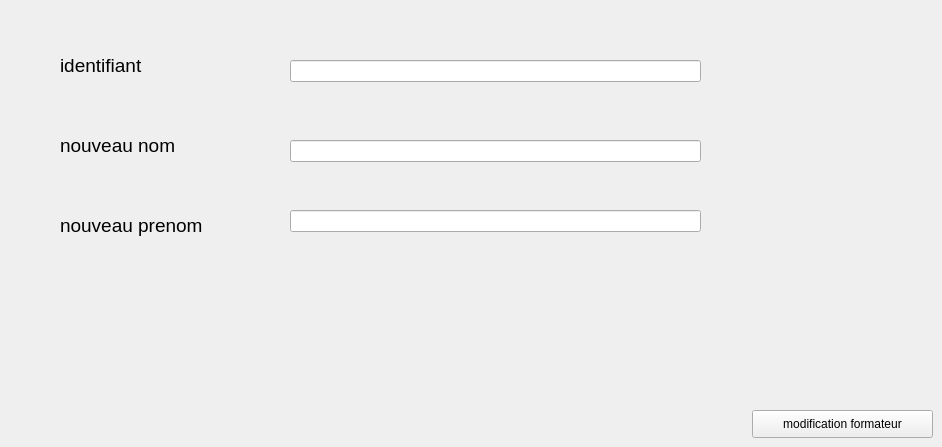
        <widget class="QWidget" name="tab_25">
         <attribute name="title">
          <string>modifier</string>
         </attribute>
         <widget class="QLabel" name="label_42">
          <property name="geometry">
           <rect>
            <x>60</x>
            <y>50</y>
            <width>111</width>
            <height>31</height>
           </rect>
          </property>
          <property name="font">
           <font>
            <pointsize>14</pointsize>
           </font>
          </property>
          <property name="text">
           <string>identifiant</string>
          </property>
         </widget>
         <widget class="QLabel" name="label_43">
          <property name="geometry">
           <rect>
            <x>60</x>
            <y>130</y>
            <width>151</width>
            <height>31</height>
           </rect>
          </property>
          <property name="font">
           <font>
            <pointsize>14</pointsize>
           </font>
          </property>
          <property name="text">
           <string>nouveau nom</string>
          </property>
         </widget>
         <widget class="QLabel" name="label_44">
          <property name="geometry">
           <rect>
            <x>60</x>
            <y>210</y>
            <width>181</width>
            <height>31</height>
           </rect>
          </property>
          <property name="font">
           <font>
            <pointsize>14</pointsize>
           </font>
          </property>
          <property name="text">
           <string>nouveau prenom</string>
          </property>
         </widget>
         <widget class="QLineEdit" name="id_formateur_mod">
          <property name="geometry">
           <rect>
            <x>290</x>
            <y>60</y>
            <width>411</width>
            <height>22</height>
           </rect>
          </property>
         </widget>
         <widget class="QLineEdit" name="nom_formateur_mod">
          <property name="geometry">
           <rect>
            <x>290</x>
            <y>140</y>
            <width>411</width>
            <height>22</height>
           </rect>
          </property>
         </widget>
         <widget class="QLineEdit" name="prenom_formateur_mod">
          <property name="geometry">
           <rect>
            <x>290</x>
            <y>210</y>
            <width>411</width>
            <height>22</height>
           </rect>
          </property>
         </widget>
         <widget class="QPushButton" name="modifier_formateur">
          <property name="geometry">
           <rect>
            <x>752</x>
            <y>410</y>
            <width>181</width>
            <height>28</height>
           </rect>
          </property>
          <property name="text">
           <string>modification formateur</string>
          </property>
         </widget>
        </widget>
